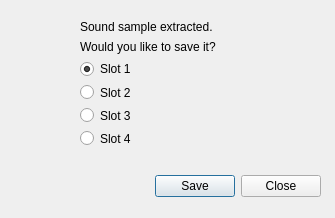
<?xml version="1.0" encoding="UTF-8"?>
<ui version="4.0">
 <class>SaveSampleDialog</class>
 <widget class="QDialog" name="SaveSampleDialog">
  <property name="geometry">
   <rect>
    <x>0</x>
    <y>0</y>
    <width>335</width>
    <height>218</height>
   </rect>
  </property>
  <property name="windowTitle">
   <string>Dialog</string>
  </property>
  <widget class="QDialogButtonBox" name="buttonBox">
   <property name="geometry">
    <rect>
     <x>20</x>
     <y>170</y>
     <width>301</width>
     <height>32</height>
    </rect>
   </property>
   <property name="orientation">
    <enum>Qt::Horizontal</enum>
   </property>
   <property name="standardButtons">
    <set>QDialogButtonBox::Close|QDialogButtonBox::Save</set>
   </property>
  </widget>
  <widget class="QWidget" name="verticalLayoutWidget_2">
   <property name="geometry">
    <rect>
     <x>80</x>
     <y>20</y>
     <width>160</width>
     <height>127</height>
    </rect>
   </property>
   <layout class="QVBoxLayout" name="verticalLayout_2">
    <item>
     <widget class="QLabel" name="label">
      <property name="text">
       <string>Sound sample extracted.</string>
      </property>
     </widget>
    </item>
    <item>
     <widget class="QLabel" name="label_2">
      <property name="text">
       <string>Would you like to save it?</string>
      </property>
     </widget>
    </item>
    <item>
     <layout class="QVBoxLayout" name="verticalLayout">
      <item>
       <widget class="QRadioButton" name="slot1RadioButton">
        <property name="text">
         <string>Slot 1</string>
        </property>
        <property name="checked">
         <bool>true</bool>
        </property>
       </widget>
      </item>
      <item>
       <widget class="QRadioButton" name="slot2RadioButton">
        <property name="text">
         <string>Slot 2</string>
        </property>
       </widget>
      </item>
      <item>
       <widget class="QRadioButton" name="slot3RadioButton">
        <property name="text">
         <string>Slot 3</string>
        </property>
       </widget>
      </item>
      <item>
       <widget class="QRadioButton" name="slot4RadioButton">
        <property name="text">
         <string>Slot 4</string>
        </property>
       </widget>
      </item>
     </layout>
    </item>
   </layout>
  </widget>
 </widget>
 <resources/>
 <connections>
  <connection>
   <sender>buttonBox</sender>
   <signal>accepted()</signal>
   <receiver>SaveSampleDialog</receiver>
   <slot>accept()</slot>
   <hints>
    <hint type="sourcelabel">
     <x>238</x>
     <y>184</y>
    </hint>
    <hint type="destinationlabel">
     <x>157</x>
     <y>217</y>
    </hint>
   </hints>
  </connection>
  <connection>
   <sender>buttonBox</sender>
   <signal>rejected()</signal>
   <receiver>SaveSampleDialog</receiver>
   <slot>reject()</slot>
   <hints>
    <hint type="sourcelabel">
     <x>306</x>
     <y>190</y>
    </hint>
    <hint type="destinationlabel">
     <x>286</x>
     <y>217</y>
    </hint>
   </hints>
  </connection>
 </connections>
</ui>
